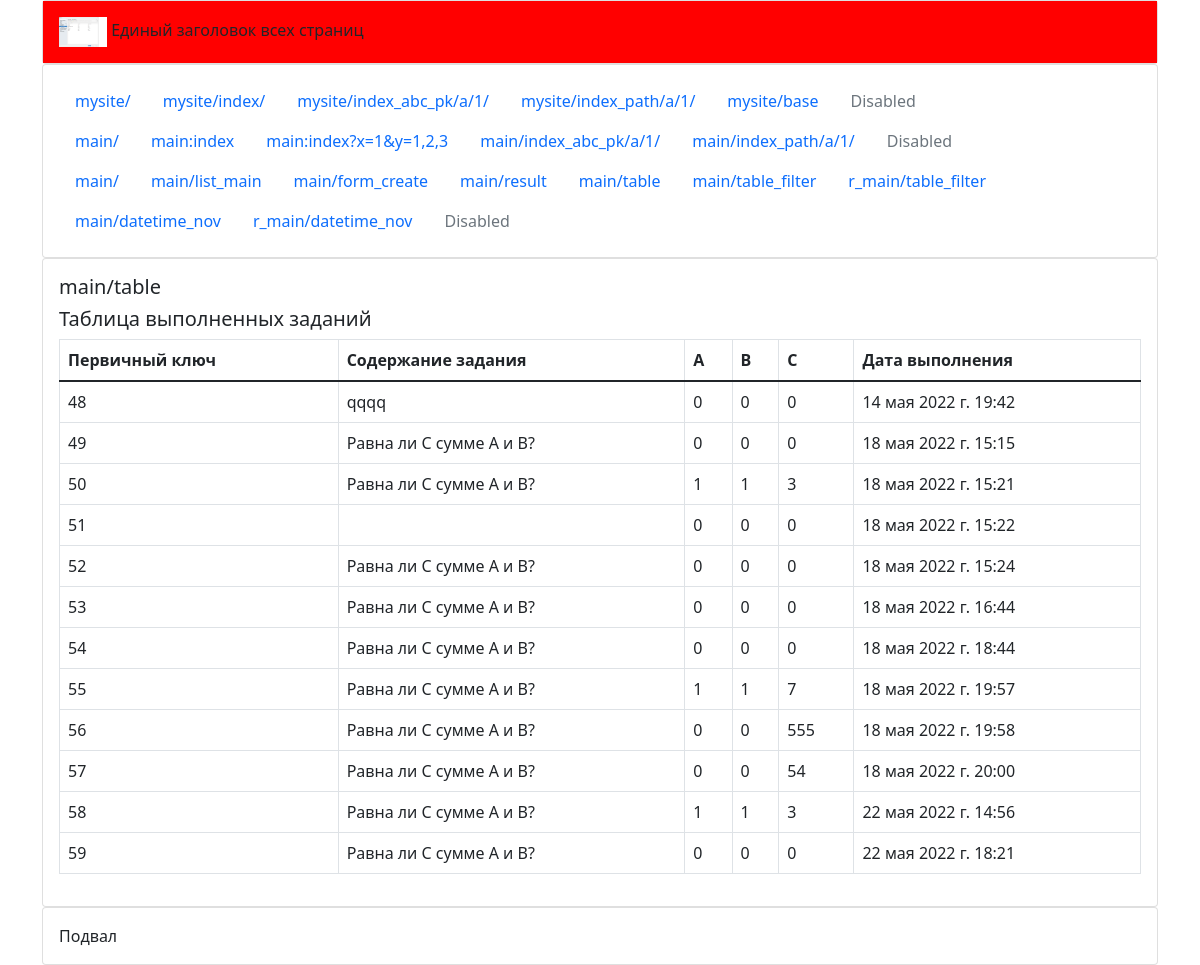
The page /main/table/ on the database as committed earlier.
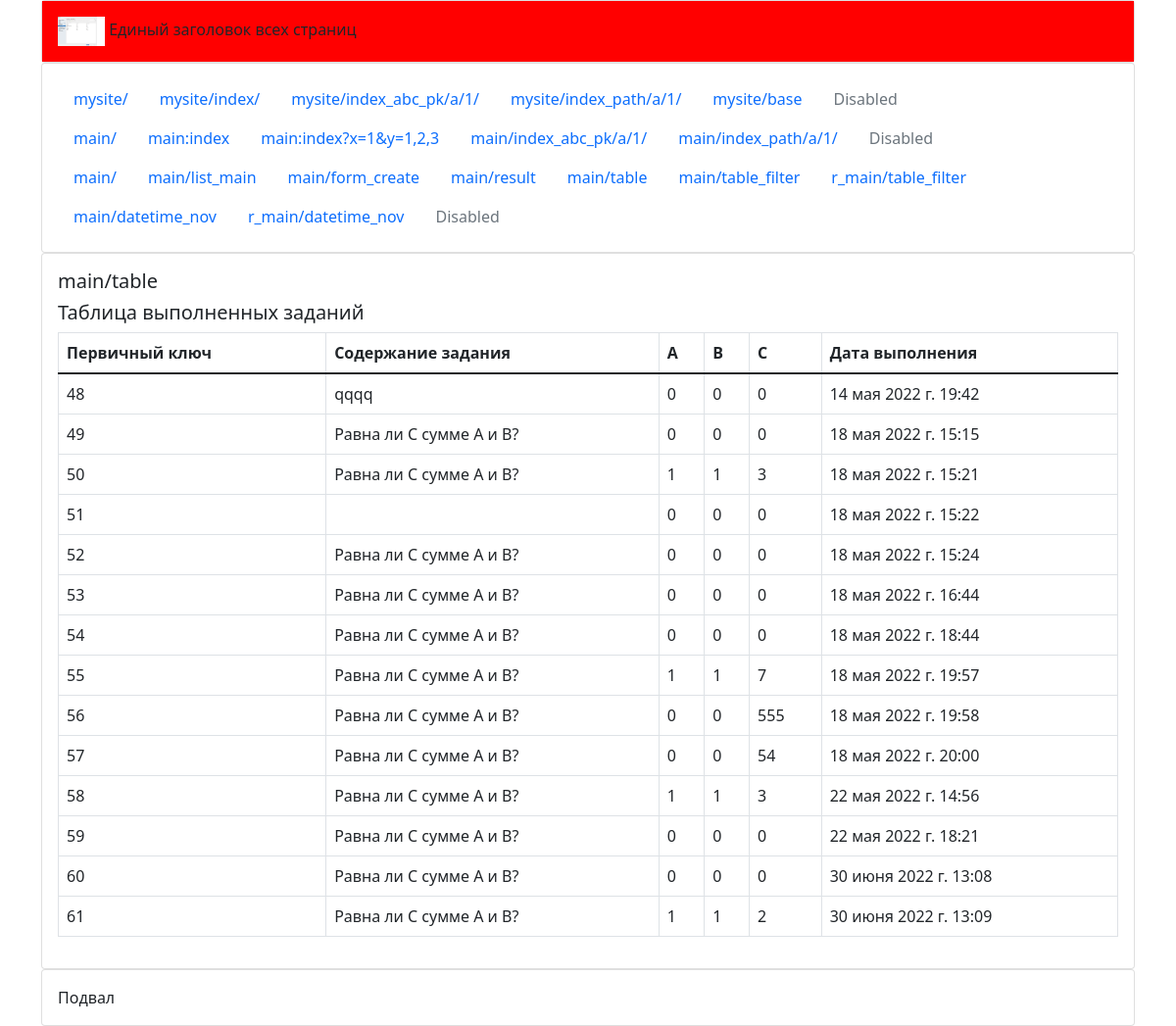
The same page on the database as committed later.
### main/models.py (models this page shows, shortened)
class Abc(models.Model):
    id = models.IntegerField('Первичный ключ', primary_key=True)
    task = models.CharField('Содержание задания',default="Равна ли С сумме A и B?", max_length=256)
    a = models.IntegerField('A', default=0)
    b = models.IntegerField('B', default=0)
    c = models.IntegerField('C', default=0)
    pub_date = models.DateTimeField('Дата выполнения', default=timezone.now())
    class Meta:
        verbose_name = 'Таблица выполненных заданий'
        verbose_name_plural = 'Таблицы выполненных заданий'

### main/views.py (the view)
# urls.py: path('table/', views.table, name='table'),
def table(request):
    verbose_name = Abc._meta.verbose_name
    print('\nverbose_name: ', verbose_name)
    fields = Abc.objects.values()[0]
    verbose_fields=list()
    for field in fields:
        verbose_fields.append(Abc._meta.get_field(field).verbose_name)
    print('\nfields:\n', fields)
    print('\nverbose_fields:\n', verbose_fields)
    values = Abc.objects.values_list()
    print('\nvalues:\n', values)
    context = {'verbose_name': verbose_name, 'verbose_fields': verbose_fields, 'values': values}
    return render(request, 'main/table.html', context)

### templates/main/table.html (shortened to what this page needs)
{% extends '../mysite/base.html' %}
{% block content %}
<h5>main/table</h5>
<h5>{{verbose_name}}</h5>
<table class="table table-bordered">
    <thead>
    <tr>
        {% for item in verbose_fields %}
        <th scope="col">{{ item }}</th>
        {% endfor %}
    </tr>
    </thead>
    <tbody>
    {% for row in values %}
    <tr>
        {% for item in row %}
        <td>
            {{ item }}
        </td>
        {% endfor %}
    </tr>
    {% endfor %}
</table>
{% endblock %}

### templates/mysite/base.html (shortened to what this page needs)
<!doctype html>
<html lang="en">
<head>
    <link href="https://cdn.jsdelivr.net/npm/bootstrap@5.1.3/dist/css/bootstrap.min.css" rel="stylesheet"
>
    {% load static %}
    <link href="{% static '/css/mycss.css' %}" rel="stylesheet">
</head>
<div class="container">
    <div class="card">
        <div class="card-body bgc">
            {% load static %} <img src="{% static '/mysite/mysite_settings_django.png' %}"
                                   alt="mysite_settings_django.png" height="30px">
            Единый заголовок всех страниц
        </div>
    </div>
    <div class="card">
        <div class="card-body">
                <ul class="nav">
                    <li class="nav-item"><a class="nav-link active" href="../../">mysite/</a></li>
                    <li class="nav-item"><a class="nav-link active" href="../index/">mysite/index/</a></li>
                    <li class="nav-item"><a class="nav-link active" href="../index_abc_pk/a/1/?x=1&y=1,2,3">mysite/index_abc_pk/a/1/</a></li>
                    <li class="nav-item"><a class="nav-link active" href="../index_path/a/1/">mysite/index_path/a/1/</a></li>
                    <li class="nav-item"><a class="nav-link " href="../base/">mysite/base</a></li>
                    <li class="nav-item"><a class="nav-link disabled">Disabled</a></li>
                </ul>
                <ul class="nav">
                    <li class="nav-item"><a class="nav-link active" href="../../main/">main/</a></li>
                    <li class="nav-item"><a class="nav-link active" href="{% url 'main:index' %}">main:index</a></li>
                    <li class="nav-item"><a class="nav-link active" href="{% url 'main:index' %}?x=1&y=1,2,3">main:index?x=1&y=1,2,3</a></li>
                    <li class="nav-item"><a class="nav-link active" href="../main/index_abc_pk/a/1/?x=1&y=1,2,3">main/index_abc_pk/a/1/</a></li>
                    <li class="nav-item"><a class="nav-link active" href="../main/index_path/a/1/">main/index_path/a/1/</a></li>
                    <li class="nav-item"><a class="nav-link disabled">Disabled</a></li>
                </ul>
                <ul class="nav">
                    <li class="nav-item"><a class="nav-link active" href="../../main">main/</a></li>
                    <li class="nav-item"><a class="nav-link" href="../../main/list_main">main/list_main</a></li>
                    <li class="nav-item"><a class="nav-link" href="../../main/form_create">main/form_create</a></li>
                    <li class="nav-item"><a class="nav-link" href="../../main/result">main/result</a></li>
                    <li class="nav-item"><a class="nav-link" href="../../main/table">main/table</a></li>
                    <li class="nav-item"><a class="nav-link" href="../../main/table_filter">main/table_filter</a></li>
                    <li class="nav-item"><a class="nav-link" href="{% url 'main:table_filter' %}">r_main/table_filter</a></li>
                    <li class="nav-item"><a class="nav-link" href="../../main/datetime_nov">main/datetime_nov</a></li>
                    <li class="nav-item"><a class="nav-link" href="{% url 'main:datetime_nov' %}">r_main/datetime_nov</a>
                    </li>
                    <li class="nav-item"><a class="nav-link disabled">Disabled</a></li>
                </ul>
        </div>
    </div>
    <div class="card">
        <div class="card-body">
            {% block content %}{% endblock %}
        </div>
    </div>
    <div class="card">
        <div class="card-body">
            Подвал
        </div>
    </div>
</div>
<body>
</body>
</html>

### static/css/mycss.css (style rules this page uses)
.bgc { background-color:red }

Rows that differ between the two databases and show on the page:
added Abc: row "60" "Равна ли С сумме A и B?" "0" "0" "0" "30 июня 2022 г. 13:08"
added Abc: row "61" "Равна ли С сумме A и B?" "1" "1" "2" "30 июня 2022 г. 13:09"
